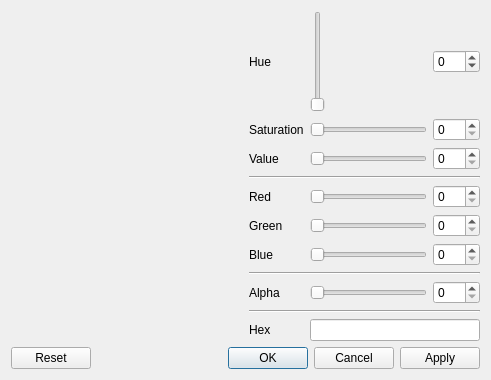
<?xml version="1.0" encoding="UTF-8"?>
<ui version="4.0">
 <class>ColorDialog</class>
 <widget class="QDialog" name="ColorDialog">
  <property name="geometry">
   <rect>
    <x>0</x>
    <y>0</y>
    <width>491</width>
    <height>380</height>
   </rect>
  </property>
  <property name="windowTitle">
   <string>Select Color</string>
  </property>
  <property name="windowIcon">
   <iconset theme="format-fill-color"/>
  </property>
  <layout class="QVBoxLayout" name="layout">
   <item>
    <layout class="QHBoxLayout" name="layout_main">
     <item>
      <layout class="QVBoxLayout" name="verticalLayout">
       <item>
        <widget class="color_widgets::ColorWheel" name="wheel" native="true">
         <property name="sizePolicy">
          <sizepolicy hsizetype="MinimumExpanding" vsizetype="MinimumExpanding">
           <horstretch>0</horstretch>
           <verstretch>0</verstretch>
          </sizepolicy>
         </property>
        </widget>
       </item>
       <item>
        <widget class="color_widgets::ColorPreview" name="preview" native="true"/>
       </item>
      </layout>
     </item>
     <item>
      <layout class="QGridLayout" name="gridLayout">
       <item row="2" column="1">
        <widget class="color_widgets::GradientSlider" name="slide_value">
         <property name="maximum">
          <number>255</number>
         </property>
         <property name="orientation">
          <enum>Qt::Horizontal</enum>
         </property>
        </widget>
       </item>
       <item row="1" column="0">
        <widget class="QLabel" name="label_7">
         <property name="text">
          <string>Saturation</string>
         </property>
        </widget>
       </item>
       <item row="0" column="0">
        <widget class="QLabel" name="label_6">
         <property name="text">
          <string>Hue</string>
         </property>
        </widget>
       </item>
       <item row="1" column="1">
        <widget class="color_widgets::GradientSlider" name="slide_saturation">
         <property name="maximum">
          <number>255</number>
         </property>
         <property name="orientation">
          <enum>Qt::Horizontal</enum>
         </property>
        </widget>
       </item>
       <item row="10" column="0">
        <widget class="QLabel" name="label_8">
         <property name="text">
          <string>Hex</string>
         </property>
        </widget>
       </item>
       <item row="6" column="0">
        <widget class="QLabel" name="label_3">
         <property name="text">
          <string>Blue</string>
         </property>
        </widget>
       </item>
       <item row="8" column="1">
        <widget class="color_widgets::GradientSlider" name="slide_alpha">
         <property name="maximum">
          <number>255</number>
         </property>
         <property name="orientation">
          <enum>Qt::Horizontal</enum>
         </property>
        </widget>
       </item>
       <item row="4" column="1">
        <widget class="color_widgets::GradientSlider" name="slide_red">
         <property name="maximum">
          <number>255</number>
         </property>
         <property name="orientation">
          <enum>Qt::Horizontal</enum>
         </property>
        </widget>
       </item>
       <item row="5" column="1">
        <widget class="color_widgets::GradientSlider" name="slide_green">
         <property name="maximum">
          <number>255</number>
         </property>
         <property name="orientation">
          <enum>Qt::Horizontal</enum>
         </property>
        </widget>
       </item>
       <item row="2" column="0">
        <widget class="QLabel" name="label_5">
         <property name="text">
          <string>Value</string>
         </property>
        </widget>
       </item>
       <item row="5" column="0">
        <widget class="QLabel" name="label_2">
         <property name="text">
          <string>Green</string>
         </property>
        </widget>
       </item>
       <item row="8" column="0">
        <widget class="QLabel" name="label_alpha">
         <property name="text">
          <string>Alpha</string>
         </property>
        </widget>
       </item>
       <item row="4" column="0">
        <widget class="QLabel">
         <property name="text">
          <string>Red</string>
         </property>
        </widget>
       </item>
       <item row="6" column="1">
        <widget class="color_widgets::GradientSlider" name="slide_blue">
         <property name="maximum">
          <number>255</number>
         </property>
         <property name="orientation">
          <enum>Qt::Horizontal</enum>
         </property>
        </widget>
       </item>
       <item row="0" column="2">
        <widget class="QSpinBox" name="spin_hue">
         <property name="wrapping">
          <bool>true</bool>
         </property>
         <property name="maximum">
          <number>359</number>
         </property>
        </widget>
       </item>
       <item row="1" column="2">
        <widget class="QSpinBox" name="spin_saturation">
         <property name="maximum">
          <number>255</number>
         </property>
        </widget>
       </item>
       <item row="2" column="2">
        <widget class="QSpinBox" name="spin_value">
         <property name="maximum">
          <number>255</number>
         </property>
        </widget>
       </item>
       <item row="4" column="2">
        <widget class="QSpinBox" name="spin_red">
         <property name="maximum">
          <number>255</number>
         </property>
        </widget>
       </item>
       <item row="5" column="2">
        <widget class="QSpinBox" name="spin_green">
         <property name="maximum">
          <number>255</number>
         </property>
        </widget>
       </item>
       <item row="6" column="2">
        <widget class="QSpinBox" name="spin_blue">
         <property name="maximum">
          <number>255</number>
         </property>
        </widget>
       </item>
       <item row="8" column="2">
        <widget class="QSpinBox" name="spin_alpha">
         <property name="maximum">
          <number>255</number>
         </property>
        </widget>
       </item>
       <item row="7" column="0" colspan="3">
        <widget class="Line" name="line_alpha">
         <property name="orientation">
          <enum>Qt::Horizontal</enum>
         </property>
        </widget>
       </item>
       <item row="3" column="0" colspan="3">
        <widget class="Line" name="line">
         <property name="orientation">
          <enum>Qt::Horizontal</enum>
         </property>
        </widget>
       </item>
       <item row="9" column="0" colspan="3">
        <widget class="Line" name="line_3">
         <property name="orientation">
          <enum>Qt::Horizontal</enum>
         </property>
        </widget>
       </item>
       <item row="0" column="1">
        <widget class="color_widgets::HueSlider" name="slide_hue">
         <property name="minimum">
          <number>0</number>
         </property>
         <property name="maximum">
          <number>359</number>
         </property>
        </widget>
       </item>
       <item row="10" column="1" colspan="2">
        <widget class="color_widgets::ColorLineEdit" name="edit_hex">
         <property name="showAlpha" stdset="0">
          <bool>true</bool>
         </property>
        </widget>
       </item>
      </layout>
     </item>
    </layout>
   </item>
   <item>
    <widget class="QDialogButtonBox" name="buttonBox">
     <property name="standardButtons">
      <set>QDialogButtonBox::Apply|QDialogButtonBox::Cancel|QDialogButtonBox::Ok|QDialogButtonBox::Reset</set>
     </property>
    </widget>
   </item>
  </layout>
 </widget>
 <layoutdefault spacing="6" margin="11"/>
 <customwidgets>
  <customwidget>
   <class>color_widgets::ColorPreview</class>
   <extends>QWidget</extends>
   <header>QtColorWidgets/color_preview.hpp</header>
   <container>1</container>
  </customwidget>
  <customwidget>
   <class>color_widgets::ColorWheel</class>
   <extends>QWidget</extends>
   <header>QtColorWidgets/color_wheel.hpp</header>
   <container>1</container>
   <slots>
    <signal>colorSelected(QColor)</signal>
    <slot>setColor(QColor)</slot>
   </slots>
  </customwidget>
  <customwidget>
   <class>color_widgets::GradientSlider</class>
   <extends>QSlider</extends>
   <header>QtColorWidgets/gradient_slider.hpp</header>
  </customwidget>
  <customwidget>
   <class>color_widgets::HueSlider</class>
   <extends>color_widgets::GradientSlider</extends>
   <header>QtColorWidgets/hue_slider.hpp</header>
  </customwidget>
  <customwidget>
   <class>color_widgets::ColorLineEdit</class>
   <extends>QLineEdit</extends>
   <header>QtColorWidgets/color_line_edit.hpp</header>
  </customwidget>
 </customwidgets>
 <resources/>
 <connections>
  <connection>
   <sender>slide_saturation</sender>
   <signal>valueChanged(int)</signal>
   <receiver>ColorDialog</receiver>
   <slot>set_hsv()</slot>
   <hints>
    <hint type="sourcelabel">
     <x>416</x>
     <y>71</y>
    </hint>
    <hint type="destinationlabel">
     <x>537</x>
     <y>54</y>
    </hint>
   </hints>
  </connection>
  <connection>
   <sender>slide_value</sender>
   <signal>valueChanged(int)</signal>
   <receiver>ColorDialog</receiver>
   <slot>set_hsv()</slot>
   <hints>
    <hint type="sourcelabel">
     <x>416</x>
     <y>109</y>
    </hint>
    <hint type="destinationlabel">
     <x>537</x>
     <y>88</y>
    </hint>
   </hints>
  </connection>
  <connection>
   <sender>slide_red</sender>
   <signal>valueChanged(int)</signal>
   <receiver>ColorDialog</receiver>
   <slot>set_rgb()</slot>
   <hints>
    <hint type="sourcelabel">
     <x>416</x>
     <y>156</y>
    </hint>
    <hint type="destinationlabel">
     <x>557</x>
     <y>142</y>
    </hint>
   </hints>
  </connection>
  <connection>
   <sender>slide_green</sender>
   <signal>valueChanged(int)</signal>
   <receiver>ColorDialog</receiver>
   <slot>set_rgb()</slot>
   <hints>
    <hint type="sourcelabel">
     <x>416</x>
     <y>194</y>
    </hint>
    <hint type="destinationlabel">
     <x>538</x>
     <y>166</y>
    </hint>
   </hints>
  </connection>
  <connection>
   <sender>slide_blue</sender>
   <signal>valueChanged(int)</signal>
   <receiver>ColorDialog</receiver>
   <slot>set_rgb()</slot>
   <hints>
    <hint type="sourcelabel">
     <x>416</x>
     <y>232</y>
    </hint>
    <hint type="destinationlabel">
     <x>537</x>
     <y>205</y>
    </hint>
   </hints>
  </connection>
  <connection>
   <sender>slide_alpha</sender>
   <signal>valueChanged(int)</signal>
   <receiver>ColorDialog</receiver>
   <slot>set_alpha()</slot>
   <hints>
    <hint type="sourcelabel">
     <x>416</x>
     <y>279</y>
    </hint>
    <hint type="destinationlabel">
     <x>531</x>
     <y>251</y>
    </hint>
   </hints>
  </connection>
  <connection>
   <sender>wheel</sender>
   <signal>colorSelected(QColor)</signal>
   <receiver>ColorDialog</receiver>
   <slot>setColorInternal(QColor)</slot>
   <hints>
    <hint type="sourcelabel">
     <x>175</x>
     <y>101</y>
    </hint>
    <hint type="destinationlabel">
     <x>568</x>
     <y>106</y>
    </hint>
   </hints>
  </connection>
  <connection>
   <sender>slide_saturation</sender>
   <signal>valueChanged(int)</signal>
   <receiver>spin_saturation</receiver>
   <slot>setValue(int)</slot>
   <hints>
    <hint type="sourcelabel">
     <x>416</x>
     <y>71</y>
    </hint>
    <hint type="destinationlabel">
     <x>480</x>
     <y>62</y>
    </hint>
   </hints>
  </connection>
  <connection>
   <sender>spin_saturation</sender>
   <signal>valueChanged(int)</signal>
   <receiver>slide_saturation</receiver>
   <slot>setValue(int)</slot>
   <hints>
    <hint type="sourcelabel">
     <x>461</x>
     <y>55</y>
    </hint>
    <hint type="destinationlabel">
     <x>416</x>
     <y>71</y>
    </hint>
   </hints>
  </connection>
  <connection>
   <sender>slide_value</sender>
   <signal>valueChanged(int)</signal>
   <receiver>spin_value</receiver>
   <slot>setValue(int)</slot>
   <hints>
    <hint type="sourcelabel">
     <x>416</x>
     <y>109</y>
    </hint>
    <hint type="destinationlabel">
     <x>480</x>
     <y>91</y>
    </hint>
   </hints>
  </connection>
  <connection>
   <sender>spin_value</sender>
   <signal>valueChanged(int)</signal>
   <receiver>slide_value</receiver>
   <slot>setValue(int)</slot>
   <hints>
    <hint type="sourcelabel">
     <x>480</x>
     <y>91</y>
    </hint>
    <hint type="destinationlabel">
     <x>416</x>
     <y>109</y>
    </hint>
   </hints>
  </connection>
  <connection>
   <sender>slide_red</sender>
   <signal>valueChanged(int)</signal>
   <receiver>spin_red</receiver>
   <slot>setValue(int)</slot>
   <hints>
    <hint type="sourcelabel">
     <x>416</x>
     <y>156</y>
    </hint>
    <hint type="destinationlabel">
     <x>482</x>
     <y>162</y>
    </hint>
   </hints>
  </connection>
  <connection>
   <sender>spin_red</sender>
   <signal>valueChanged(int)</signal>
   <receiver>slide_red</receiver>
   <slot>setValue(int)</slot>
   <hints>
    <hint type="sourcelabel">
     <x>482</x>
     <y>162</y>
    </hint>
    <hint type="destinationlabel">
     <x>416</x>
     <y>156</y>
    </hint>
   </hints>
  </connection>
  <connection>
   <sender>slide_green</sender>
   <signal>valueChanged(int)</signal>
   <receiver>spin_green</receiver>
   <slot>setValue(int)</slot>
   <hints>
    <hint type="sourcelabel">
     <x>416</x>
     <y>194</y>
    </hint>
    <hint type="destinationlabel">
     <x>482</x>
     <y>200</y>
    </hint>
   </hints>
  </connection>
  <connection>
   <sender>spin_green</sender>
   <signal>valueChanged(int)</signal>
   <receiver>slide_green</receiver>
   <slot>setValue(int)</slot>
   <hints>
    <hint type="sourcelabel">
     <x>482</x>
     <y>200</y>
    </hint>
    <hint type="destinationlabel">
     <x>416</x>
     <y>194</y>
    </hint>
   </hints>
  </connection>
  <connection>
   <sender>slide_alpha</sender>
   <signal>valueChanged(int)</signal>
   <receiver>spin_alpha</receiver>
   <slot>setValue(int)</slot>
   <hints>
    <hint type="sourcelabel">
     <x>416</x>
     <y>279</y>
    </hint>
    <hint type="destinationlabel">
     <x>482</x>
     <y>285</y>
    </hint>
   </hints>
  </connection>
  <connection>
   <sender>spin_alpha</sender>
   <signal>valueChanged(int)</signal>
   <receiver>slide_alpha</receiver>
   <slot>setValue(int)</slot>
   <hints>
    <hint type="sourcelabel">
     <x>482</x>
     <y>285</y>
    </hint>
    <hint type="destinationlabel">
     <x>416</x>
     <y>279</y>
    </hint>
   </hints>
  </connection>
  <connection>
   <sender>slide_blue</sender>
   <signal>valueChanged(int)</signal>
   <receiver>spin_blue</receiver>
   <slot>setValue(int)</slot>
   <hints>
    <hint type="sourcelabel">
     <x>416</x>
     <y>232</y>
    </hint>
    <hint type="destinationlabel">
     <x>482</x>
     <y>238</y>
    </hint>
   </hints>
  </connection>
  <connection>
   <sender>spin_blue</sender>
   <signal>valueChanged(int)</signal>
   <receiver>slide_blue</receiver>
   <slot>setValue(int)</slot>
   <hints>
    <hint type="sourcelabel">
     <x>482</x>
     <y>238</y>
    </hint>
    <hint type="destinationlabel">
     <x>416</x>
     <y>232</y>
    </hint>
   </hints>
  </connection>
  <connection>
   <sender>slide_hue</sender>
   <signal>valueChanged(int)</signal>
   <receiver>spin_hue</receiver>
   <slot>setValue(int)</slot>
   <hints>
    <hint type="sourcelabel">
     <x>405</x>
     <y>20</y>
    </hint>
    <hint type="destinationlabel">
     <x>462</x>
     <y>26</y>
    </hint>
   </hints>
  </connection>
  <connection>
   <sender>spin_hue</sender>
   <signal>valueChanged(int)</signal>
   <receiver>slide_hue</receiver>
   <slot>setValue(int)</slot>
   <hints>
    <hint type="sourcelabel">
     <x>448</x>
     <y>18</y>
    </hint>
    <hint type="destinationlabel">
     <x>388</x>
     <y>24</y>
    </hint>
   </hints>
  </connection>
  <connection>
   <sender>slide_hue</sender>
   <signal>valueChanged(int)</signal>
   <receiver>ColorDialog</receiver>
   <slot>set_hsv()</slot>
   <hints>
    <hint type="sourcelabel">
     <x>361</x>
     <y>17</y>
    </hint>
    <hint type="destinationlabel">
     <x>363</x>
     <y>8</y>
    </hint>
   </hints>
  </connection>
  <connection>
   <sender>buttonBox</sender>
   <signal>accepted()</signal>
   <receiver>ColorDialog</receiver>
   <slot>accept()</slot>
   <hints>
    <hint type="sourcelabel">
     <x>250</x>
     <y>373</y>
    </hint>
    <hint type="destinationlabel">
     <x>430</x>
     <y>267</y>
    </hint>
   </hints>
  </connection>
  <connection>
   <sender>buttonBox</sender>
   <signal>rejected()</signal>
   <receiver>ColorDialog</receiver>
   <slot>reject()</slot>
   <hints>
    <hint type="sourcelabel">
     <x>183</x>
     <y>373</y>
    </hint>
    <hint type="destinationlabel">
     <x>294</x>
     <y>323</y>
    </hint>
   </hints>
  </connection>
 </connections>
 <slots>
  <signal>colorChanged(QColor)</signal>
  <slot>set_rgb()</slot>
  <slot>set_hsv()</slot>
  <slot>setColor(QColor)</slot>
  <slot>setColorInternal(QColor)</slot>
  <slot>set_alpha()</slot>
 </slots>
</ui>
